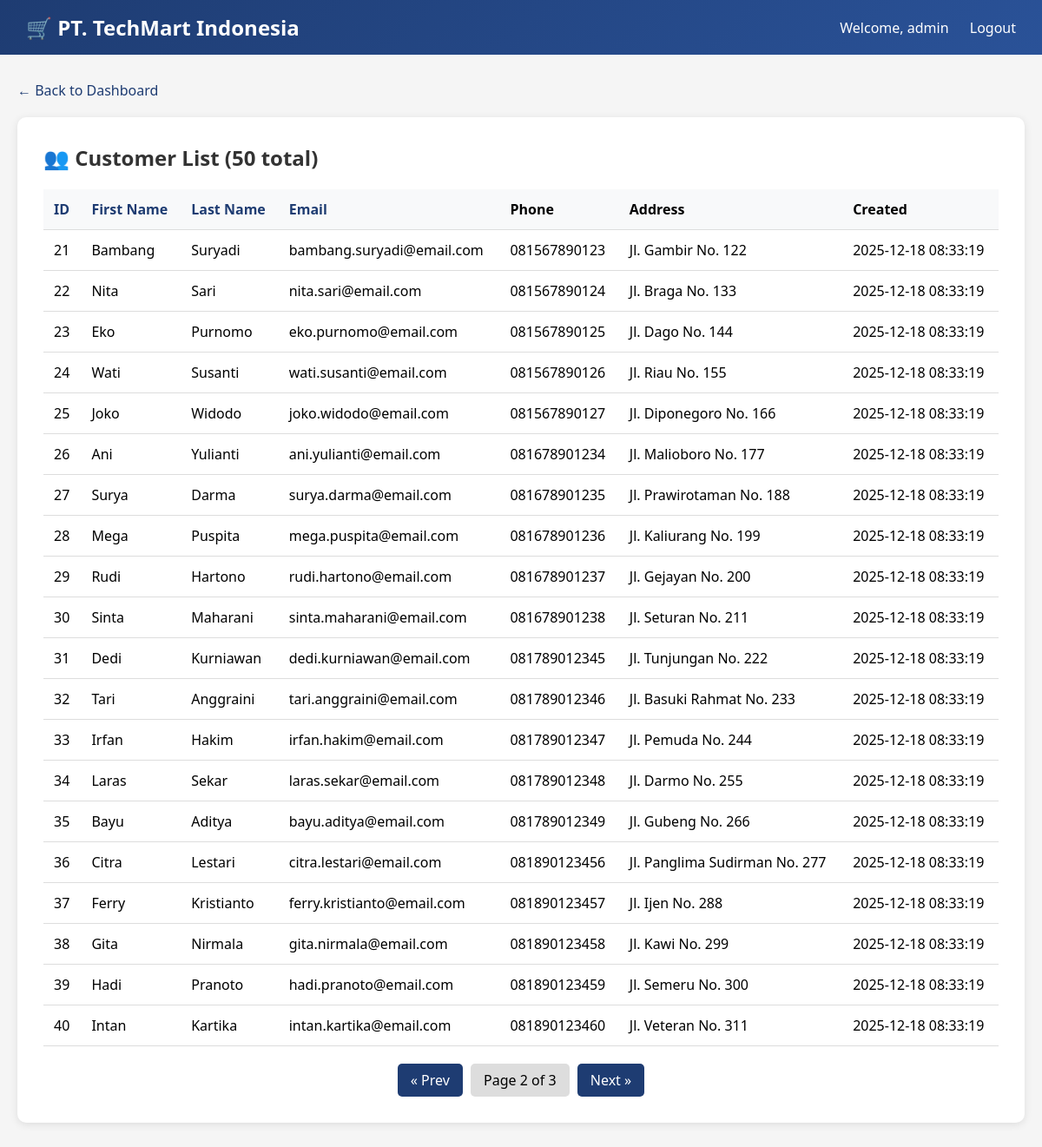
Page /customers.php?page=2&order=id&dir=ASC (signed in) on the committed database.
### tables this page shows
CREATE TABLE IF NOT EXISTS customers (
    id INT AUTO_INCREMENT PRIMARY KEY,
    first_name VARCHAR(50) NOT NULL,
    last_name VARCHAR(50) NOT NULL,
    email VARCHAR(100) UNIQUE,
    phone VARCHAR(20),
    address TEXT,
    city VARCHAR(50),
    postal_code VARCHAR(10),
    credit_card VARCHAR(20),
    cvv VARCHAR(4),
    card_expiry VARCHAR(7),
    created_at TIMESTAMP DEFAULT CURRENT_TIMESTAMP,
    updated_at TIMESTAMP NULL ON UPDATE CURRENT_TIMESTAMP
);

### www/customers.php (the view, shortened to what this page needs)
<?php
function getDbConnection() {
    $host = getenv('MYSQL_HOST') ?: 'victim-db';
    $user = getenv('MYSQL_USER') ?: 'techmart_user';
    $pass = getenv('MYSQL_PASSWORD') ?: 'password123';
    $db = getenv('MYSQL_DATABASE') ?: 'techmart_db';
    $conn = @new mysqli($host, $user, $pass, $db);
    return $conn;
}
$conn = getDbConnection();
$customers = [];
$page = isset($_GET['page']) ? (int)$_GET['page'] : 1;
$limit = 20;
$offset = ($page - 1) * $limit;
$order = isset($_GET['order']) ? $_GET['order'] : 'id';
$dir = isset($_GET['dir']) ? $_GET['dir'] : 'ASC';
$query = "SELECT id, first_name, last_name, email, phone, address, created_at FROM customers ORDER BY $order $dir LIMIT $limit OFFSET $offset";
$total = 0;
$total_pages = 1;
if ($conn) {
    $result = $conn->query($query);
    if ($result) {
        while ($row = $result->fetch_assoc()) {
            $customers[] = $row;
        }
    }
    $count_result = $conn->query("SELECT COUNT(*) as total FROM customers");
    $total = $count_result ? $count_result->fetch_assoc()['total'] : 0;
    $total_pages = ceil($total / $limit);
}
?>
<!DOCTYPE html>
<html lang="en">
<head>
</head>
<body>
    <nav class="navbar">
        <h1>🛒 PT. TechMart Indonesia</h1>
        <div>
            <span>Welcome, <?php echo htmlspecialchars($_SESSION['user']); ?></span>
            <a href="logout.php">Logout</a>
        </div>
    </nav>
    <div class="container">
        <a href="dashboard.php" class="back-link">← Back to Dashboard</a>
        <div class="card">
            <h2>👥 Customer List (<?php echo number_format($total); ?> total)</h2>
            <table>
                <thead>
                    <tr>
                        <th><a href="?order=id&dir=<?php echo $dir == 'ASC' ? 'DESC' : 'ASC'; ?>">ID</a></th>
                        <th><a href="?order=first_name&dir=<?php echo $dir == 'ASC' ? 'DESC' : 'ASC'; ?>">First Name</a></th>
                        <th><a href="?order=last_name&dir=<?php echo $dir == 'ASC' ? 'DESC' : 'ASC'; ?>">Last Name</a></th>
                        <th><a href="?order=email&dir=<?php echo $dir == 'ASC' ? 'DESC' : 'ASC'; ?>">Email</a></th>
                        <th>Phone</th>
                        <th>Address</th>
                        <th>Created</th>
                    </tr>
                </thead>
                <tbody>
                    <?php foreach ($customers as $c): ?>
                        <tr>
                            <td><?php echo htmlspecialchars($c['id']); ?></td>
                            <td><?php echo htmlspecialchars($c['first_name']); ?></td>
                            <td><?php echo htmlspecialchars($c['last_name']); ?></td>
                            <td><?php echo htmlspecialchars($c['email']); ?></td>
                            <td><?php echo htmlspecialchars($c['phone']); ?></td>
                            <td><?php echo htmlspecialchars($c['address']); ?></td>
                            <td><?php echo htmlspecialchars($c['created_at']); ?></td>
                        </tr>
                    <?php endforeach; ?>
                </tbody>
            </table>
            <?php if ($total_pages > 1): ?>
                <div class="pagination">
                    <?php if ($page > 1): ?>
                        <a href="?page=<?php echo $page - 1; ?>&order=<?php echo $order; ?>&dir=<?php echo $dir; ?>">« Prev</a>
                    <?php endif; ?>
                    <span>Page <?php echo $page; ?> of <?php echo $total_pages; ?></span>
                    <?php if ($page < $total_pages): ?>
                        <a href="?page=<?php echo $page + 1; ?>&order=<?php echo $order; ?>&dir=<?php echo $dir; ?>">Next »</a>
                    <?php endif; ?>
                </div>
            <?php endif; ?>
        </div>
    </div>
</body>
</html>

### www/customers.php (style rules this page uses)
* { margin: 0; padding: 0; box-sizing: border-box; }
body { font-family: 'Segoe UI', Tahoma, Geneva, Verdana, sans-serif; background: #f5f5f5; }
.navbar { background: linear-gradient(135deg, #1e3c72, #2a5298); padding: 15px 30px; color: white; display: flex; justify-content: space-between; align-items: center; }
.navbar h1 { font-size: 1.5rem; }
.navbar a { color: white; text-decoration: none; margin-left: 20px; }
.container { max-width: 1400px; margin: 30px auto; padding: 0 20px; }
.card { background: white; padding: 30px; border-radius: 10px; box-shadow: 0 2px 10px rgba(0,0,0,0.1); }
.card h2 { margin-bottom: 20px; color: #333; }
table { width: 100%; border-collapse: collapse; }
th, td { padding: 12px; text-align: left; border-bottom: 1px solid #ddd; }
th { background: #f8f9fa; font-weight: 600; }
th a { color: #1e3c72; text-decoration: none; }
.pagination { margin-top: 20px; text-align: center; }
.pagination a { display: inline-block; padding: 8px 15px; margin: 0 5px; background: #1e3c72; color: white; text-decoration: none; border-radius: 5px; }
.pagination span { padding: 8px 15px; background: #ddd; border-radius: 5px; }
.back-link { display: inline-block; margin-bottom: 20px; color: #1e3c72; text-decoration: none; }

### rows in the picture
customers: id "21", first_name "Bambang", last_name "Suryadi", email "bambang.suryadi@email.com", phone "081567890123", address "Jl. Gambir No. 122", created_at "2025-12-18 08:33:19"
customers: id "22", first_name "Nita", last_name "Sari", email "nita.sari@email.com", phone "081567890124", address "Jl. Braga No. 133", created_at "2025-12-18 08:33:19"
customers: id "23", first_name "Eko", last_name "Purnomo", email "eko.purnomo@email.com", phone "081567890125", address "Jl. Dago No. 144", created_at "2025-12-18 08:33:19"
customers: id "24", first_name "Wati", last_name "Susanti", email "wati.susanti@email.com", phone "081567890126", address "Jl. Riau No. 155", created_at "2025-12-18 08:33:19"
customers: id "25", first_name "Joko", last_name "Widodo", email "joko.widodo@email.com", phone "081567890127", address "Jl. Diponegoro No. 166", created_at "2025-12-18 08:33:19"
customers: id "26", first_name "Ani", last_name "Yulianti", email "ani.yulianti@email.com", phone "081678901234", address "Jl. Malioboro No. 177", created_at "2025-12-18 08:33:19"
customers: id "27", first_name "Surya", last_name "Darma", email "surya.darma@email.com", phone "081678901235", address "Jl. Prawirotaman No. 188", created_at "2025-12-18 08:33:19"
customers: id "28", first_name "Mega", last_name "Puspita", email "mega.puspita@email.com", phone "081678901236", address "Jl. Kaliurang No. 199", created_at "2025-12-18 08:33:19"
customers: id "29", first_name "Rudi", last_name "Hartono", email "rudi.hartono@email.com", phone "081678901237", address "Jl. Gejayan No. 200", created_at "2025-12-18 08:33:19"
customers: id "30", first_name "Sinta", last_name "Maharani", email "sinta.maharani@email.com", phone "081678901238", address "Jl. Seturan No. 211", created_at "2025-12-18 08:33:19"
customers: id "31", first_name "Dedi", last_name "Kurniawan", email "dedi.kurniawan@email.com", phone "081789012345", address "Jl. Tunjungan No. 222", created_at "2025-12-18 08:33:19"
customers: id "32", first_name "Tari", last_name "Anggraini", email "tari.anggraini@email.com", phone "081789012346", address "Jl. Basuki Rahmat No. 233", created_at "2025-12-18 08:33:19"
customers: id "33", first_name "Irfan", last_name "Hakim", email "irfan.hakim@email.com", phone "081789012347", address "Jl. Pemuda No. 244", created_at "2025-12-18 08:33:19"
customers: id "34", first_name "Laras", last_name "Sekar", email "laras.sekar@email.com", phone "081789012348", address "Jl. Darmo No. 255", created_at "2025-12-18 08:33:19"
customers: id "35", first_name "Bayu", last_name "Aditya", email "bayu.aditya@email.com", phone "081789012349", address "Jl. Gubeng No. 266", created_at "2025-12-18 08:33:19"
customers: id "36", first_name "Citra", last_name "Lestari", email "citra.lestari@email.com", phone "081890123456", address "Jl. Panglima Sudirman No. 277", created_at "2025-12-18 08:33:19"
customers: id "37", first_name "Ferry", last_name "Kristianto", email "ferry.kristianto@email.com", phone "081890123457", address "Jl. Ijen No. 288", created_at "2025-12-18 08:33:19"
customers: id "38", first_name "Gita", last_name "Nirmala", email "gita.nirmala@email.com", phone "081890123458", address "Jl. Kawi No. 299", created_at "2025-12-18 08:33:19"
customers: id "39", first_name "Hadi", last_name "Pranoto", email "hadi.pranoto@email.com", phone "081890123459", address "Jl. Semeru No. 300", created_at "2025-12-18 08:33:19"
customers: id "40", first_name "Intan", last_name "Kartika", email "intan.kartika@email.com", phone "081890123460", address "Jl. Veteran No. 311", created_at "2025-12-18 08:33:19"

### other values in the picture
$_SESSION['user'] "admin"
$total "50"
$page "2"
$total_pages "3"
